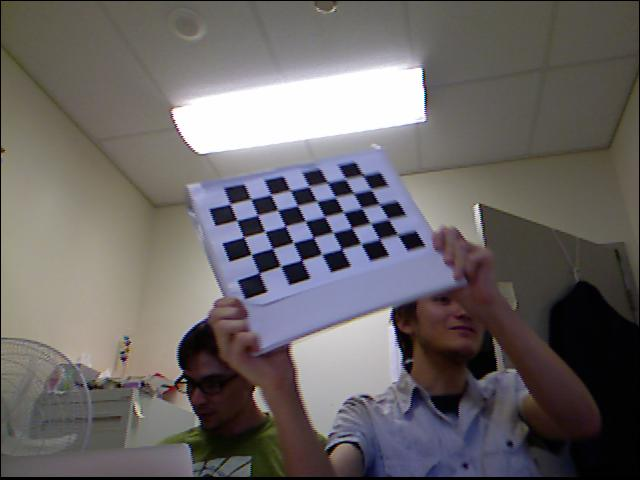
%> input picture Assignment Two - CandA/Calibration/RADOCCToolbox-1/Photo1.jpg, 640 x 480 px
$ octave --eval "result = harris(rgb2gray(imread('../Photo1.jpg')));"   (GNU Octave 9; MATLAB toolbox functions it lacks are replaced by stand-ins)
%> lines starting %> are read from the running program, lines starting %| are printed output that depends on the picture
function imgout=harris(img,win)
% HARRIS obtains the Harris transform of image.
%
% HARRIS takes gets the Harris transform image of an input grayscale image.
%
% USAGE:
%     imgout=harris(img); if win is not specified the default value is
%     used min(size(img))/140
%
%     imgout=harris(img,win); win is the window size of the Harris
%     transform
%
% INPUTS:
%     img: grayscale double class image
%
%     win: scalar specifying the window size
%
% OUTPUTS:
% imgout: Harris transform image

if ~exist('win','var')|| isempty(win)
    win=round(min(size(img))/140);
%> win = 3
end

dx =[-1 0 1; -2 0 2;-1 0 1]; % The Mask
    dy = dx';


    ix = conv2(img, dx, 'same');
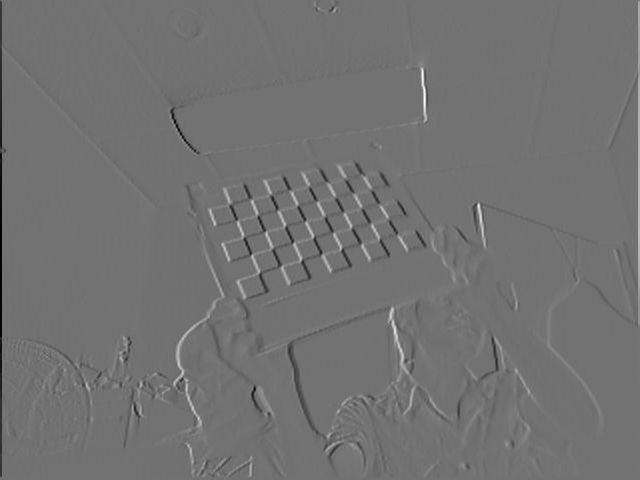
%> ix: size 480x640 double; min -620, max 766, mean 0; drawn with min black and max white
    iy = conv2(img, dy, 'same');
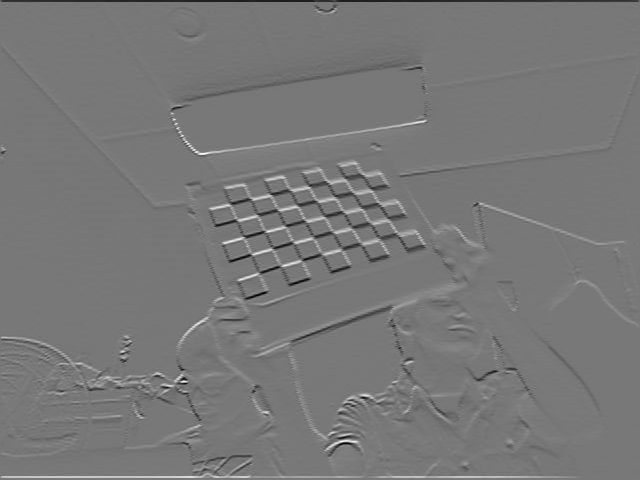
%> iy: size 480x640 double; min -547, max 615, mean 0; drawn with min black and max white
    m = fspecial('average',win);


    a = conv2(ix.^2, m, 'same');
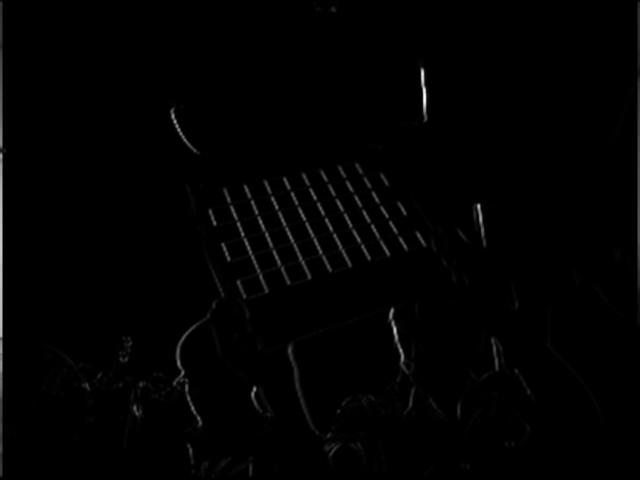
%> a: size 480x640 double; min 0, max 315693.2, mean 2644.9; drawn with min black and max white
    b = conv2(iy.^2, m, 'same');
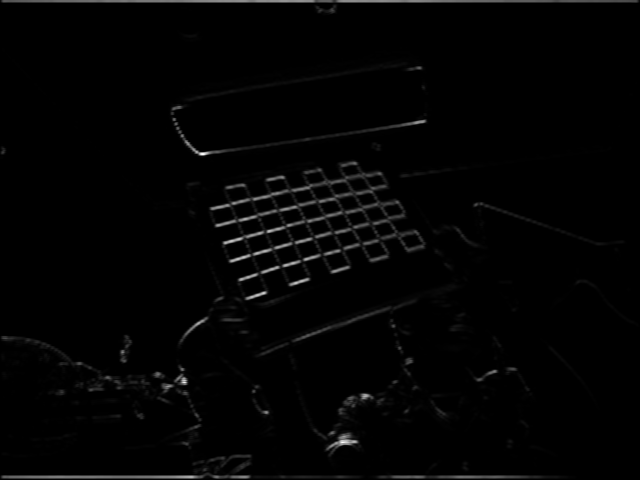
%> b: size 480x640 double; min 0, max 200889.2, mean 3013.3; drawn with min black and max white
    c = conv2(ix.*iy,m,'same');
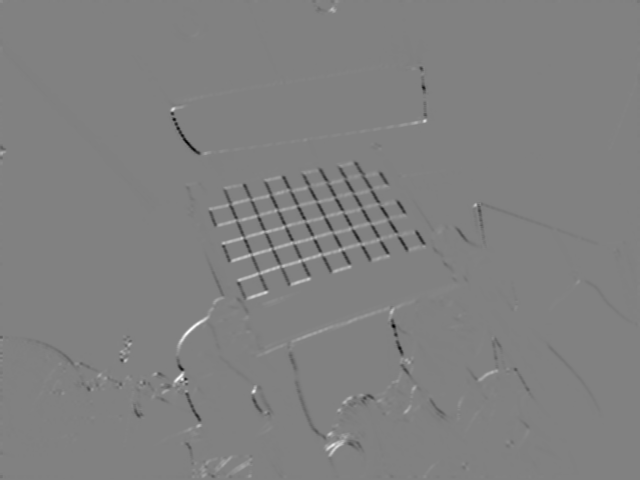
%> c: size 480x640 double; min -85497.1, max 83392.2, mean -142.6; drawn with min black and max white

    imgout = (a.*b - c.^2)./(a + b + eps);
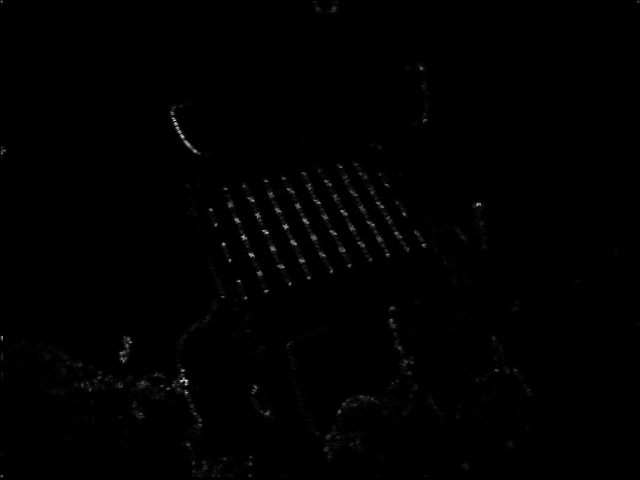
%> imgout: size 480x640 double; min 0, max 40761.1, mean 190.5; drawn with min black and max white
%> (the run ends here)

$ run again, on Assignment Two - CandA/Calibration/RADOCCToolbox-1/Photo4.jpg
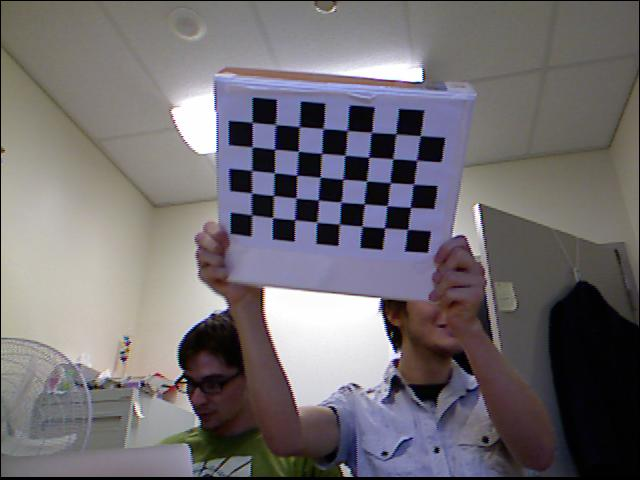
%> input picture Assignment Two - CandA/Calibration/RADOCCToolbox-1/Photo4.jpg, 640 x 480 px
%> in harris, `c = conv2(ix.*iy,m,'same');`:
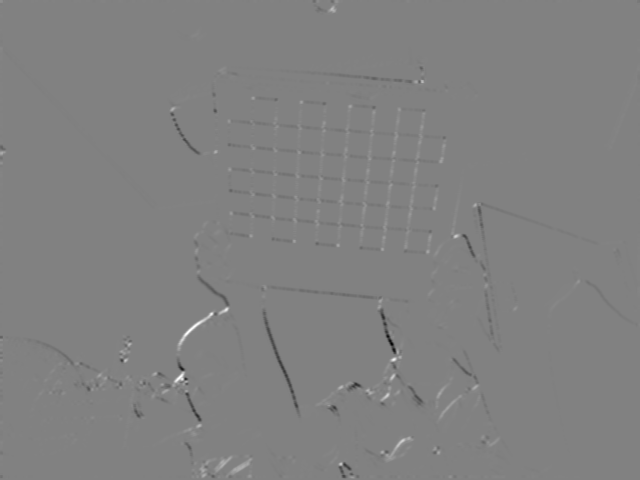
%> c: size 480x640 double; min -123886.9, max 119838.3, mean -145.8; drawn with min black and max white
%> in harris, `imgout = (a.*b - c.^2)./(a + b + eps);`:
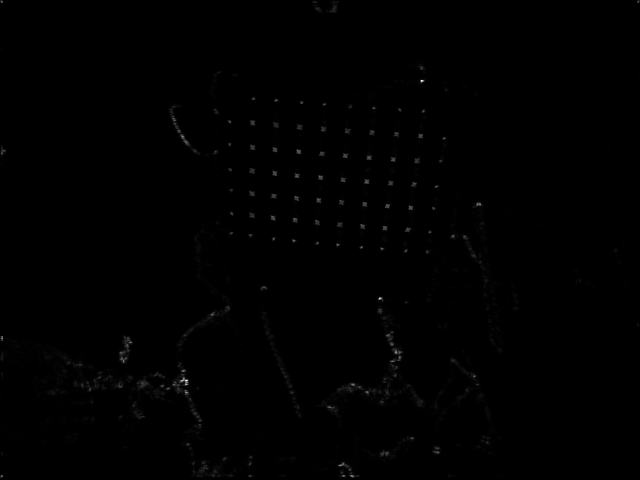
%> imgout: size 480x640 double; min 0, max 66199.3, mean 227.8; drawn with min black and max white
